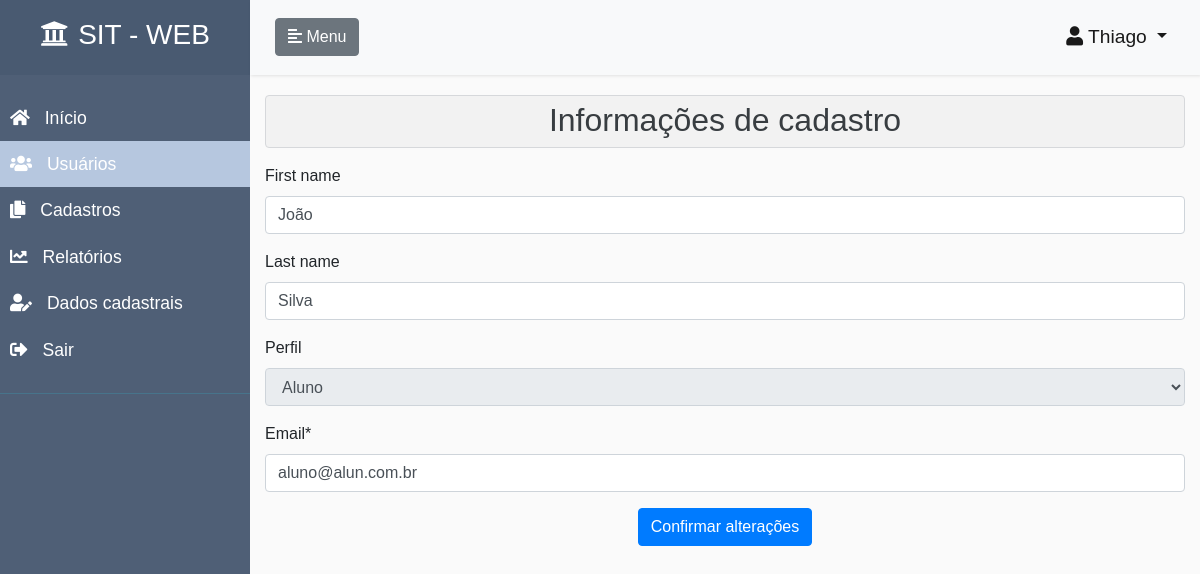
The app's page /accounts/edit/3 (signed in), older data.
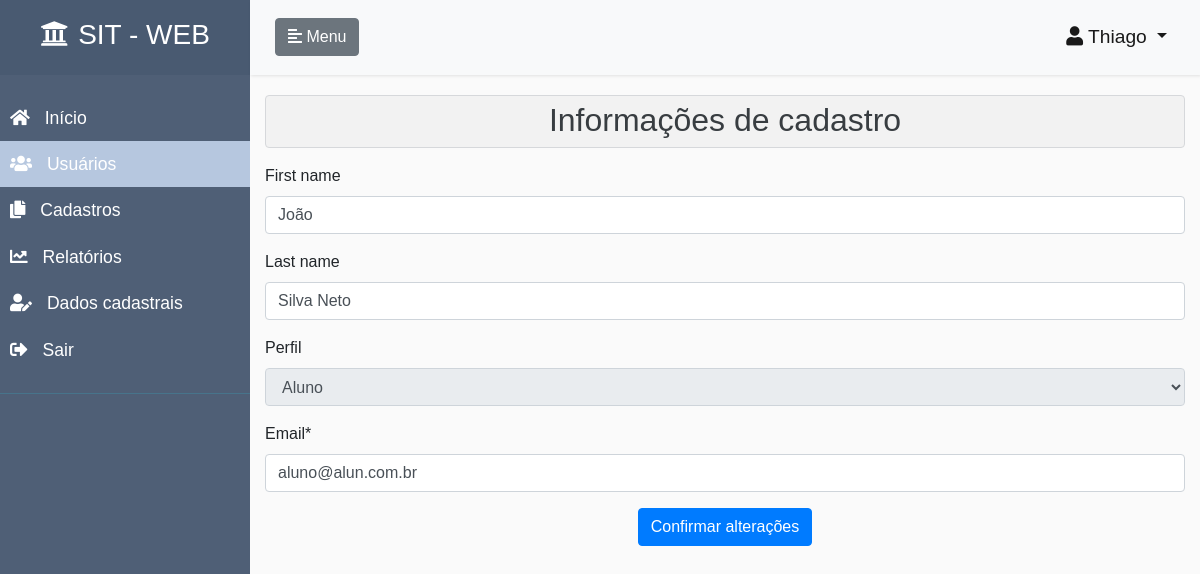
The same page, newer data.
### accounts/models.py (models this page shows, shortened)
class CustomUser(AbstractUser):
    ALUNO = 1
    INSTRUTOR = 2
    PERFIS = (
        (ALUNO, 'Aluno'),
        (INSTRUTOR, 'Instrutor')
    )
    email = models.EmailField(unique=True)
    perfil = models.PositiveSmallIntegerField(
        choices=PERFIS,
        null=True,
        blank=True
    )
    REQUIRED_FIELDS = []
    USERNAME_FIELD = 'email'
    def tem_perfil_aluno(self):
        if self.perfil == self.ALUNO:
            return True
        return False
    def tem_perfil_instrutor(self):
        if self.perfil == self.INSTRUTOR:
            return True
        return False
    def tem_perfil_administrador(self):
        return self.is_staff

### accounts/views.py (the view)
# urls.py: path('edit/<int:id>', EditUserView, name='edituser'),
@login_required
def EditUserView(request, id):
    usuario = get_object_or_404(CustomUser, pk=id)
    form = CustomUserChangeForm(instance=usuario)
    perfil_aluno = False
    perfil_instrutor = False
    perfil_administrador = False
    menu_usuarios = False
    menu_dados_cadastrais = False
    if request.user.tem_perfil_aluno():
        perfil_aluno = True
        menu_dados_cadastrais = True
    if request.user.tem_perfil_administrador():
        perfil_administrador = True
        menu_usuarios = True
    if request.user.tem_perfil_instrutor():
        perfil_instrutor = True
        menu_dados_cadastrais = True
    form.fields['first_name'].widget.attrs['readonly'] = False
    form.fields['last_name'].widget.attrs['readonly'] = False
    form.fields['perfil'].widget.attrs['disabled'] = True
    if request.method == 'POST':
        perfil_usuario = usuario.perfil
        form = CustomUserChangeForm(request.POST, instance=usuario)
        if form.is_valid():
            usuario.perfil = perfil_usuario
            usuario.save()
            if perfil_administrador:
                return redirect("/accounts/lista-usuarios")
            else:
                if perfil_instrutor:
                    return redirect("/area-usuario")
                else:
                    return redirect("/area-usuario")
        else:
            return render(
                request,
                'editUser.html',
                {
                    'form': form,
                    'usuario': usuario,
                    'perfil_aluno': perfil_aluno,
                    'perfil_administrador': perfil_administrador,
                    'perfil_instrutor': perfil_instrutor,
                    'menu_meus_cursos': False,
                    'menu_cadastros': False,
                    'menu_relatorios': False,
                    'menu_usuarios': menu_usuarios,
                    'menu_dados_cadastrais': menu_dados_cadastrais,
                }
            )
    else:
        return render(
            request,
            'editUser.html',
            {
                'form': form,
                'usuario': usuario,
                'perfil_aluno': perfil_aluno,
                'perfil_administrador': perfil_administrador,
                'perfil_instrutor': perfil_instrutor,
                'menu_inicio': False,
                'menu_meus_cursos': False,
                'menu_cadastros': False,
                'menu_relatorios': False,
                'menu_usuarios': menu_usuarios,
                'menu_dados_cadastrais': menu_dados_cadastrais,
            }
        )

### accounts/forms.py
class CustomUserChangeForm(UserChangeForm):
    def __init__(self, *args, **kwargs):
        super(UserChangeForm, self).__init__(*args, **kwargs)
        instance = getattr(self, 'instance', None)
        if instance and instance.pk:
            self.fields['first_name'].widget.attrs['readonly'] = True
            self.fields['last_name'].widget.attrs['readonly'] = True
            self.fields['perfil'].widget.attrs['readonly'] = True
    password = None
    class Meta(UserChangeForm):
        model = CustomUser
        fields = ('first_name', 'last_name', 'perfil', 'email',)

### accounts/templates/editUser.html (shortened to what this page needs)
{% extends  'pagina-inicial.html' %}
{% load crispy_forms_tags %}
{% block content_page %}
        <div class="alert alert-secondary" role="alert" style="background-color: rgba(0,0,0,.03); padding: 0;">
            <h2 class="text-center" style="margin-top: 5px;">Informações de cadastro</h2>
        </div>
        <form method="post">
            {{ form|crispy }}
            <div class="btn-toolbar justify-content-between" role="toolbar" aria-label="Toolbar with button groups">
                <div class="col text-center">
                    <button type="submit" class="btn btn-primary" title="Salva as alterações realizadas">Confirmar alterações</button>
                </div>
            </div>
        </form>
 {% endblock %}

Row changes from the older to the newer data that the page shows:
changed CustomUser "João": last_name "Silva" → "Silva Neto"
